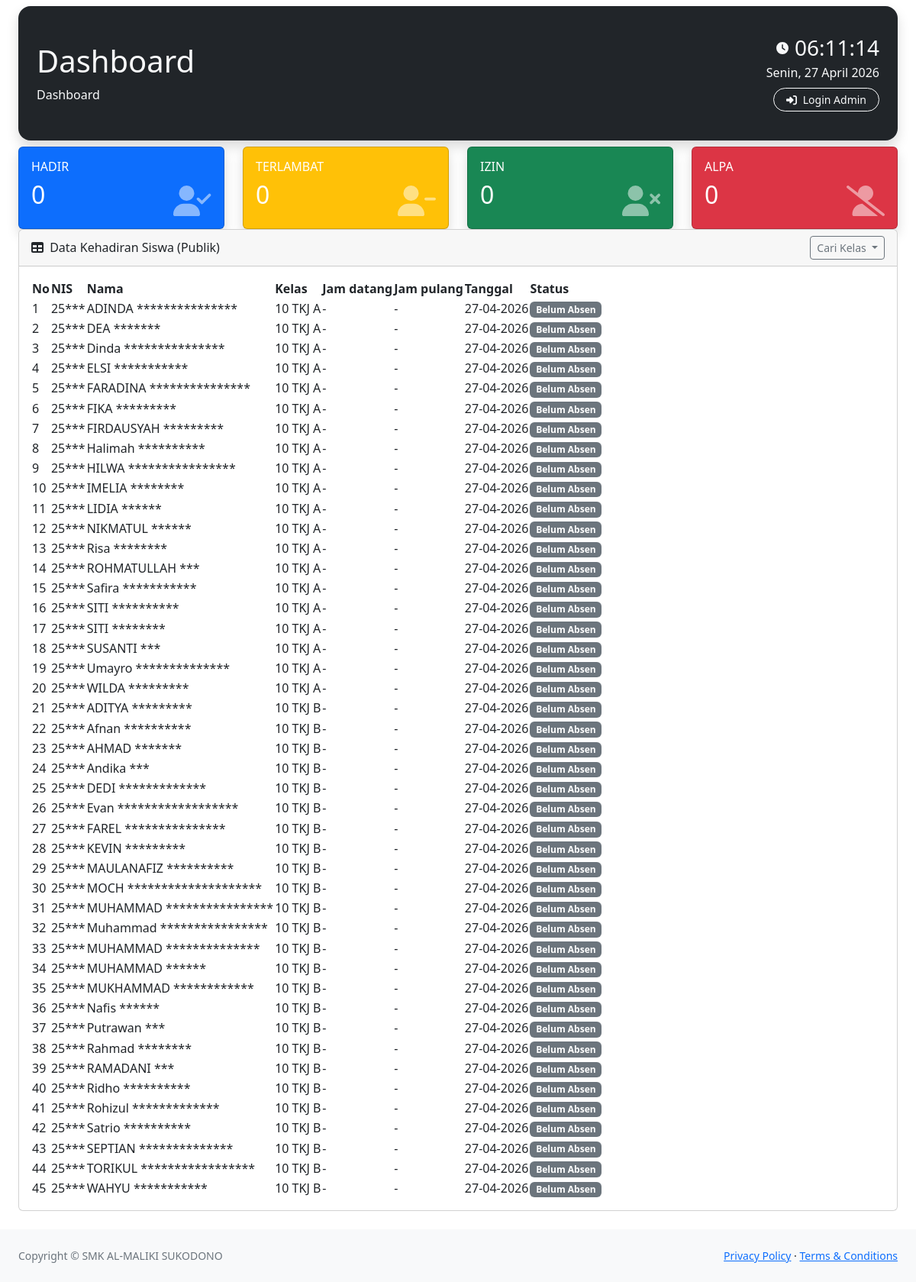
The page / on the database its author committed.
### tables this page shows
CREATE TABLE `data` (
  `NIS` varchar(20) NOT NULL,
  `nama` varchar(25) NOT NULL,
  `kelas` varchar(10) NOT NULL,
  `no_hp` varchar(20) NOT NULL
);

### index.php (the view, shortened to what this page needs)
<?php
include "koneksi.php";
$tgl_sekarang = date('Y-m-d');
$q_hadir = mysqli_query($koneksi, "SELECT COUNT(*) as jml FROM absensi WHERE tanggal='$tgl_sekarang' AND (status='Hadir' )");
$res_hadir = mysqli_fetch_assoc($q_hadir);
$jml_hadir = $res_hadir['jml'];
$q_telat = mysqli_query($koneksi, "SELECT COUNT(*) as jml FROM absensi WHERE tanggal='$tgl_sekarang' AND ( status='Terlambat')");
$res_telat = mysqli_fetch_assoc($q_telat);
$jml_telat = $res_telat['jml'];
$q_izin = mysqli_query($koneksi, "SELECT COUNT(*) as jml FROM absensi WHERE tanggal='$tgl_sekarang' AND ( status='izin')");
$res_izin = mysqli_fetch_assoc($q_izin);
$jml_izin = $res_izin['jml'];
$q_alpa = mysqli_query($koneksi, "SELECT COUNT(*) as jml FROM absensi WHERE tanggal='$tgl_sekarang' AND ( status='alpa')");
$res_alpa = mysqli_fetch_assoc($q_alpa);
$jml_alpa = $res_alpa['jml'];
?>
<!DOCTYPE html>
<html lang="en">
<head>
    <link
        href="https://cdn.jsdelivr.net/npm/simple-datatables@7.1.2/dist/style.min.css"
        rel="stylesheet" />
    <link href="css/styles.css" rel="stylesheet" />
</head>
<body class="sb-nav-fixed">
    <div id="layoutSidenav_content">
        <main>
            <div class="container-fluid px-4">
                <div class="card-body d-flex justify-content-between align-items-center p-4 bg-dark rounded-4 my-2 shadow">
                    <div>
                        <h1 class="mt-4 text-light">Dashboard</h1>
                        <ol class="breadcrumb mb-4">
                            <li class="breadcrumb-item active text-light">Dashboard</li>
                        </ol>
                    </div>
                    <div class="text-end">
                        <div class="d-flex align-items-center justify-content-end text-light fw-bold">
                            <i class="fa-solid fa-clock me-2"></i>
                            <h3 id="clock" class="mb-0">00:00:00</h3>
                        </div>
                        <div id="date" class="text-light fw-medium mt-1 mb-2">Memuat Tanggal...</div>
                        <a href="login.php" class="btn btn-outline-light btn-sm px-3 rounded-pill"><i class="fa-solid fa-right-to-bracket me-1"></i> Login Admin</a>
                    </div>
                </div>
                <div class="row text-white">
                    <div class="col-md-3">
                        <div class="card bg-primary shadow">
                            <div class="card-body">
                                <h6>HADIR</h6>
                                <h2><?= $jml_hadir; ?></h2>
                                <i class="fa-solid fa-user-check float-end opacity-50" style="font-size: 40px; margin-top: -40px;"></i>
                            </div>
                        </div>
                    </div>
                    <div class="col-md-3">
                        <div class="card bg-warning shadow">
                            <div class="card-body">
                                <h6>TERLAMBAT</h6>
                                <h2><?= $jml_telat; ?></h2>
                                <i class="fa-solid fa-user-minus float-end opacity-50" style="font-size: 40px; margin-top: -40px;"></i>
                            </div>
                        </div>
                    </div>
                    <div class="col-md-3">
                        <div class="card bg-success shadow">
                            <div class="card-body">
                                <h6>IZIN</h6>
                                <h2><?= $jml_izin; ?></h2>
                                <float-end class="fa-solid fa-user-xmark float-end opacity-50" style="font-size: 40px; margin-top: -40px;"></i>
                            </div>
                        </div>
                    </div>
                    <div class="col-md-3">
                        <div class="card bg-danger shadow">
                            <div class="card-body">
                                <h6>ALPA</h6>
                                <h2><?= $jml_alpa; ?></h2>
                                <i class="fa-solid fa-user-slash float-end opacity-50" style="font-size: 40px; margin-top: -40px;"></i>
                            </div>
                        </div>
                    </div>
                </div>
                <div class="card mb-4">
                    <div class="card-header">
                        <div class="d-flex justify-content-between align-items-center">
                            <div><i class="fas fa-table me-1"></i> Data Kehadiran Siswa (Publik)</div>
                            <div class="dropdown">
                                <button type="button" class="btn btn-outline-secondary dropdown-toggle btn-sm" data-bs-toggle="dropdown" aria-expanded="false">
                                    Cari Kelas
                                </button>
                            </div>
                        </div>
                    </div>
                    <?php
                    $tanggal = date('Y-m-d');
                    $filter_kelas = "";
                    $sql = "
SELECT
d.NIS,
d.nama,
d.kelas,
a.jam_datang,
a.jam_pulang,
a.tanggal,
a.status
FROM data d
LEFT JOIN absensi a
ON d.NIS = a.NIS
AND a.tanggal = '$tanggal'
$filter_kelas
ORDER BY d.kelas, d.nama
";
                    $query = mysqli_query($koneksi, $sql);
                    ?>
                    <div class="card-body">
                        <table id="datatablesSimple">
                            <thead>
                                <tr>
                                    <th>No</th>
                                    <th>NIS</th>
                                    <th>Nama</th>
                                    <th>Kelas</th>
                                    <th>Jam datang</th>
                                    <th>Jam pulang</th>
                                    <th>Tanggal</th>
                                    <th>Status</th>
                                </tr>
                            </thead>
                            <tbody>
                                <?php
                                $no = 1;
                                while ($row = mysqli_fetch_assoc($query)) {
                                    $nis_asli = $row['NIS'];
                                    $nis_sensor = substr($nis_asli, 0, 2) . str_repeat('*', max(0, strlen($nis_asli) - 2));
                                    $nama_asli = $row['nama'];
                                    $exp_nama = explode(' ', $nama_asli);
                                    $nama_depan = $exp_nama[0];
                                    $nama_sensor = $nama_depan . " " . str_repeat('*', max(3, strlen($nama_asli) - strlen($nama_depan) - 1));
                                    $status = $row['status'] ?: 'Belum Absen';
                                    $bg_color = "secondary";
                                ?>
                                    <tr>
                                        <td><?= $no++ ?></td>
                                        <td><?= $nis_sensor ?></td>
                                        <td><?= $nama_sensor ?></td>
                                        <td><?= $row['kelas'] ?></td>
                                        <td><?= $row['jam_datang'] ?: '-' ?></td>
                                        <td><?= $row['jam_pulang'] ?: '-' ?></td>
                                        <td><?= date('d-m-Y', strtotime($tanggal)) ?></td>
                                        <td><span class="badge bg-<?= $bg_color ?>"><?= $status ?></span></td>
                                    </tr>
                                <?php } ?>
                            </tbody>
                        </table>
                    </div>
                </div>
            </div>
        </main>
        <footer class="py-4 bg-light mt-auto">
            <div class="container-fluid px-4">
                <div
                    class="d-flex align-items-center justify-content-between small">
                    <div class="text-muted">Copyright &copy; SMK AL-MALIKI SUKODONO</div>
                    <div>
                        <a href="#">Privacy Policy</a>
                        &middot;
                        <a href="#">Terms &amp; Conditions</a>
                    </div>
                </div>
            </div>
        </footer>
    </div>
</body>
</html>

### rows shown on the page
data: NIS "25***", nama "ADINDA ***************", kelas "10 TKJ A", jam_datang "-", jam_pulang "-", status "Belum Absen"
data: NIS "25***", nama "DEA *******", kelas "10 TKJ A", jam_datang "-", jam_pulang "-", status "Belum Absen"
data: NIS "25***", nama "Dinda ***************", kelas "10 TKJ A", jam_datang "-", jam_pulang "-", status "Belum Absen"
data: NIS "25***", nama "ELSI ***********", kelas "10 TKJ A", jam_datang "-", jam_pulang "-", status "Belum Absen"
data: NIS "25***", nama "FARADINA ***************", kelas "10 TKJ A", jam_datang "-", jam_pulang "-", status "Belum Absen"
data: NIS "25***", nama "FIKA *********", kelas "10 TKJ A", jam_datang "-", jam_pulang "-", status "Belum Absen"
data: NIS "25***", nama "FIRDAUSYAH *********", kelas "10 TKJ A", jam_datang "-", jam_pulang "-", status "Belum Absen"
data: NIS "25***", nama "Halimah **********", kelas "10 TKJ A", jam_datang "-", jam_pulang "-", status "Belum Absen"
data: NIS "25***", nama "HILWA ****************", kelas "10 TKJ A", jam_datang "-", jam_pulang "-", status "Belum Absen"
data: NIS "25***", nama "IMELIA ********", kelas "10 TKJ A", jam_datang "-", jam_pulang "-", status "Belum Absen"
data: NIS "25***", nama "LIDIA ******", kelas "10 TKJ A", jam_datang "-", jam_pulang "-", status "Belum Absen"
data: NIS "25***", nama "NIKMATUL ******", kelas "10 TKJ A", jam_datang "-", jam_pulang "-", status "Belum Absen"
data: NIS "25***", nama "Risa ********", kelas "10 TKJ A", jam_datang "-", jam_pulang "-", status "Belum Absen"
data: NIS "25***", nama "ROHMATULLAH ***", kelas "10 TKJ A", jam_datang "-", jam_pulang "-", status "Belum Absen"
data: NIS "25***", nama "Safira ***********", kelas "10 TKJ A", jam_datang "-", jam_pulang "-", status "Belum Absen"
data: NIS "25***", nama "SITI **********", kelas "10 TKJ A", jam_datang "-", jam_pulang "-", status "Belum Absen"
data: NIS "25***", nama "SITI ********", kelas "10 TKJ A", jam_datang "-", jam_pulang "-", status "Belum Absen"
data: NIS "25***", nama "SUSANTI ***", kelas "10 TKJ A", jam_datang "-", jam_pulang "-", status "Belum Absen"
data: NIS "25***", nama "Umayro **************", kelas "10 TKJ A", jam_datang "-", jam_pulang "-", status "Belum Absen"
data: NIS "25***", nama "WILDA *********", kelas "10 TKJ A", jam_datang "-", jam_pulang "-", status "Belum Absen"
data: NIS "25***", nama "ADITYA *********", kelas "10 TKJ B", jam_datang "-", jam_pulang "-", status "Belum Absen"
data: NIS "25***", nama "Afnan **********", kelas "10 TKJ B", jam_datang "-", jam_pulang "-", status "Belum Absen"
data: NIS "25***", nama "AHMAD *******", kelas "10 TKJ B", jam_datang "-", jam_pulang "-", status "Belum Absen"
data: NIS "25***", nama "Andika ***", kelas "10 TKJ B", jam_datang "-", jam_pulang "-", status "Belum Absen"
data: NIS "25***", nama "DEDI *************", kelas "10 TKJ B", jam_datang "-", jam_pulang "-", status "Belum Absen"
data: NIS "25***", nama "Evan ******************", kelas "10 TKJ B", jam_datang "-", jam_pulang "-", status "Belum Absen"
data: NIS "25***", nama "FAREL ***************", kelas "10 TKJ B", jam_datang "-", jam_pulang "-", status "Belum Absen"
data: NIS "25***", nama "KEVIN *********", kelas "10 TKJ B", jam_datang "-", jam_pulang "-", status "Belum Absen"
data: NIS "25***", nama "MAULANAFIZ **********", kelas "10 TKJ B", jam_datang "-", jam_pulang "-", status "Belum Absen"
data: NIS "25***", nama "MOCH ********************", kelas "10 TKJ B", jam_datang "-", jam_pulang "-", status "Belum Absen"
data: NIS "25***", nama "MUHAMMAD ****************", kelas "10 TKJ B", jam_datang "-", jam_pulang "-", status "Belum Absen"
data: NIS "25***", nama "Muhammad ****************", kelas "10 TKJ B", jam_datang "-", jam_pulang "-", status "Belum Absen"
data: NIS "25***", nama "MUHAMMAD **************", kelas "10 TKJ B", jam_datang "-", jam_pulang "-", status "Belum Absen"
data: NIS "25***", nama "MUHAMMAD ******", kelas "10 TKJ B", jam_datang "-", jam_pulang "-", status "Belum Absen"
data: NIS "25***", nama "MUKHAMMAD ************", kelas "10 TKJ B", jam_datang "-", jam_pulang "-", status "Belum Absen"
data: NIS "25***", nama "Nafis ******", kelas "10 TKJ B", jam_datang "-", jam_pulang "-", status "Belum Absen"
data: NIS "25***", nama "Putrawan ***", kelas "10 TKJ B", jam_datang "-", jam_pulang "-", status "Belum Absen"
data: NIS "25***", nama "Rahmad ********", kelas "10 TKJ B", jam_datang "-", jam_pulang "-", status "Belum Absen"
data: NIS "25***", nama "RAMADANI ***", kelas "10 TKJ B", jam_datang "-", jam_pulang "-", status "Belum Absen"
data: NIS "25***", nama "Ridho **********", kelas "10 TKJ B", jam_datang "-", jam_pulang "-", status "Belum Absen"
data: NIS "25***", nama "Rohizul *************", kelas "10 TKJ B", jam_datang "-", jam_pulang "-", status "Belum Absen"
data: NIS "25***", nama "Satrio **********", kelas "10 TKJ B", jam_datang "-", jam_pulang "-", status "Belum Absen"
data: NIS "25***", nama "SEPTIAN **************", kelas "10 TKJ B", jam_datang "-", jam_pulang "-", status "Belum Absen"
data: NIS "25***", nama "TORIKUL *****************", kelas "10 TKJ B", jam_datang "-", jam_pulang "-", status "Belum Absen"
data: NIS "25***", nama "WAHYU ***********", kelas "10 TKJ B", jam_datang "-", jam_pulang "-", status "Belum Absen"

### other values the page prints
$jml_hadir "0"
$jml_telat "0"
$jml_izin "0"
$jml_alpa "0"
